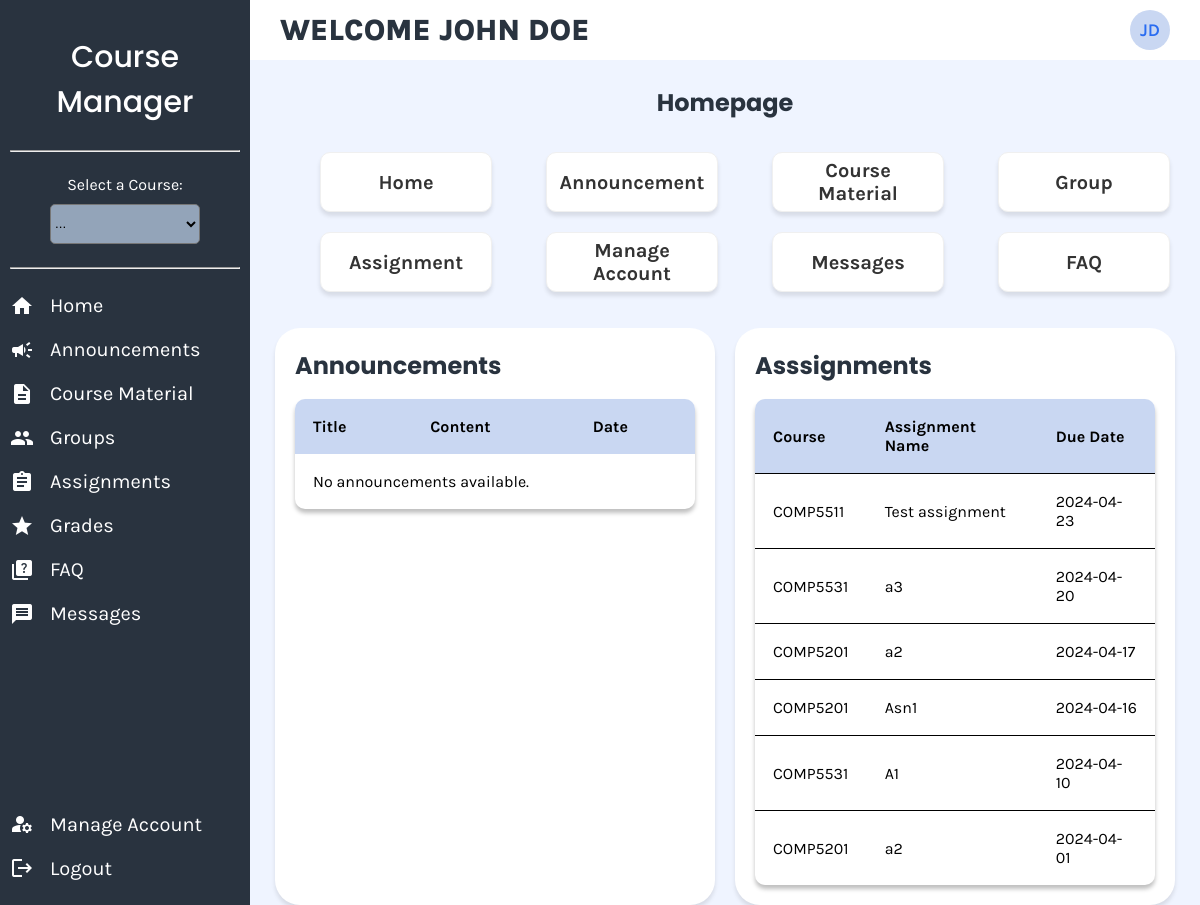
/professor.php (signed in), run on an earlier commit of the app's database.
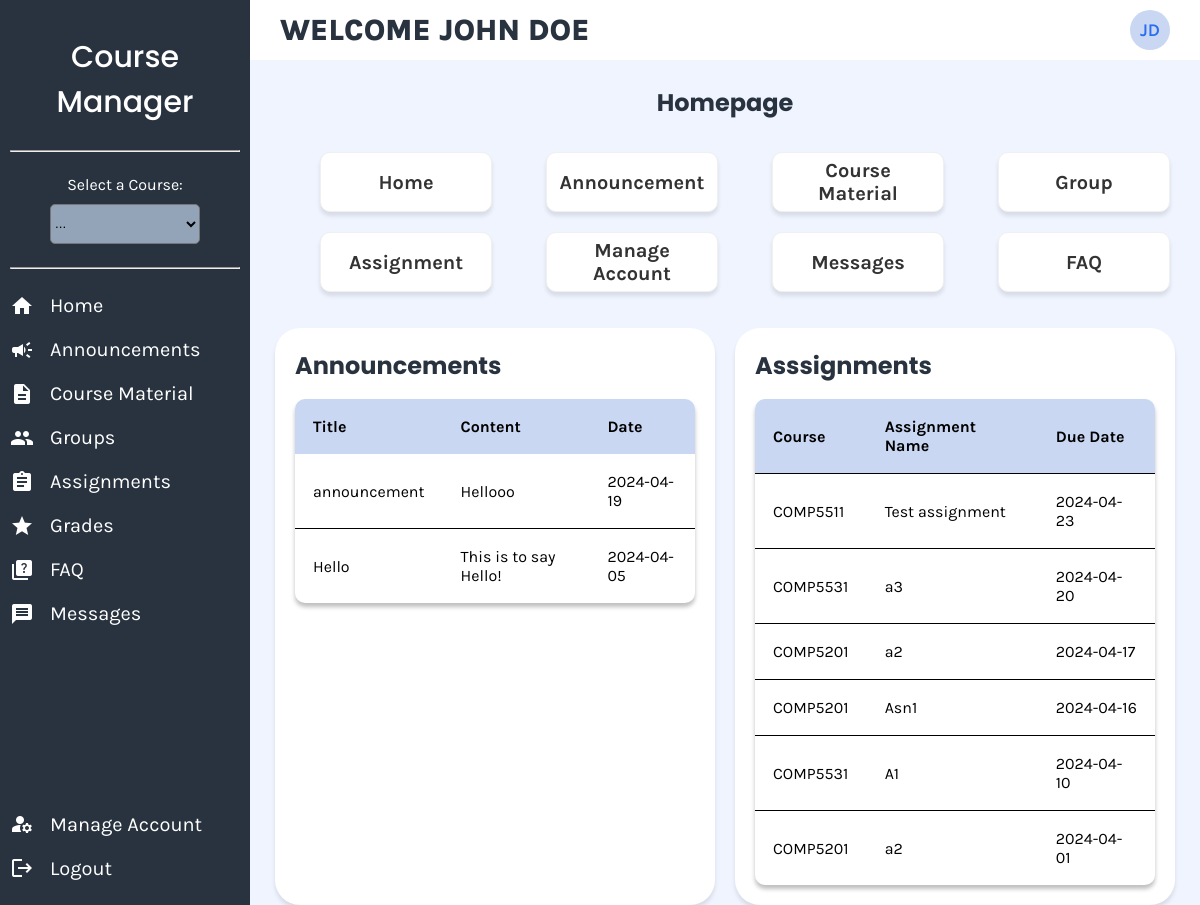
And on a later commit of the database.
### tables this page shows
CREATE TABLE IF NOT EXISTS `assignments` (
  `Title` VARCHAR(100) NOT NULL,
  `Weight` DECIMAL(10,0) NOT NULL,
  `Max Mark` DECIMAL(10,0) NOT NULL,
  `Post Date` DATE NOT NULL,
  `Due Date` DATE NOT NULL,
  `assign_id` INT NOT NULL AUTO_INCREMENT,
  `assign_instructions` TEXT NOT NULL,
  `course_id` INT NOT NULL,
  PRIMARY KEY (`assign_id`),
  KEY `course_id` (`course_id`),
  CONSTRAINT `assignments_ibfk_1` FOREIGN KEY (`course_id`) REFERENCES `courses` (`course_id`) ON DELETE CASCADE ON UPDATE CASCADE
);

CREATE TABLE IF NOT EXISTS `courses` (
  `course_id` INT NOT NULL AUTO_INCREMENT,
  `course_name` VARCHAR(150) NOT NULL,
  `course_code` VARCHAR(150) NOT NULL,
  `dept_name` VARCHAR(150) NOT NULL,
  `semester` VARCHAR(150) NOT NULL,
  `room_no` VARCHAR(150) NOT NULL,
  `instructor_name` VARCHAR(150) NOT NULL,
  PRIMARY KEY (`course_id`)
) AUTO_INCREMENT=4;

CREATE TABLE IF NOT EXISTS `announcements` (
  `announcement_id` int NOT NULL AUTO_INCREMENT,
  `title` varchar(255) NOT NULL,
  `content` text NOT NULL,
  `announcement_date` date NOT NULL,
  `userID` int NOT NULL,
  PRIMARY KEY (`announcement_id`) USING BTREE,
  KEY `userID` (`userID`) USING BTREE,
  CONSTRAINT `announcements_ibfk_1` FOREIGN KEY (`userID`) REFERENCES `user` (`userID`)
);

### professor.php (the view, shortened to what this page needs)
<?php
require 'header.php';
require 'sidebar.php';
$assignmentQuery = "SELECT a.*, c.course_code
                    FROM assignments a
                    INNER JOIN courses c ON a.course_id = c.course_id
                    ORDER BY a.`Due Date` DESC";
$assignmentResult = mysqli_query($conn, $assignmentQuery);
$query = "SELECT title, content, announcement_date, userID
          FROM announcements ORDER BY announcement_date DESC";
$result = mysqli_query($conn, $query);
?>
<!DOCTYPE html>
<html lang="en">
<head>
    <link rel="stylesheet" href="style.css">
</head>
<body>
    <main>
        <div class="container">
            <h1>Homepage</h1>
            <div class="tiles">
                <ul class="tiles">
                    <li>
                        <a href="index.php">Home</a>
                    </li>
                    <li>
                        <a href="#">Announcement</a>
                    </li>
                    <li>
                        <a href="course_material.php">Course Material</a>
                    </li>
                    <li>
                        <a href="groups.php">Group</a>
                    </li>
                    <li>
                        <a href="assignment.php">Assignment</a>
                    </li>
                    <li>
                        <a href="manage_account.php">Manage Account</a>
                    </li>
                    <li>
                        <a href="messages.php">Messages</a>
                    </li>
                    <li>
                        <a href="FAQ.php">FAQ</a>
                    </li>
                </ul>
            </div>
            <div class="general-tile">
                <div class="mid-tile">
                    <h1 class="mid-content">Announcements</h1>
                    <table>
                        <thead>
                            <tr>
                                <th>Title</th>
                                <th>Content</th>
                                <th>Date</th>
                            </tr>
                        </thead>
                        <tbody>
                            <?php
                            if ($result && mysqli_num_rows($result) > 0) {
                                while ($row = mysqli_fetch_assoc($result)) {
                                    echo "<tr>";
                                    echo "<td>" . htmlspecialchars($row['title']) . "</td>";
                                    echo "<td>" . nl2br(htmlspecialchars($row['content'])) . "</td>";
                                    echo "<td>" . htmlspecialchars($row['announcement_date']) . "</td>";
                                    echo "</tr>";
                                }
                            } else {
                                echo "<tr><td colspan='4'>No announcements available.</td></tr>";
                            }
                            ?>
                        </tbody>
                    </table>
                </div>
                <div class="mid-tile">
                    <h1 class="mid-content">Asssignments</h1>
                    <table>
                        <tr>
                            <th>Course</th>
                            <th>Assignment Name</th>
                            <th>Due Date</th>
                        </tr>
                        <?php
                        while ($row = mysqli_fetch_assoc($assignmentResult)) {
                            echo "<tr>";
                            echo "<td>" . $row['course_code'] . '</td>';
                            echo "<td>" . $row['Title'] . '</td>';
                            echo '<td>' . $row['Due Date'] . '</td>';
                            echo "</tr>";
                        }
                        ?>
                    </table>
                </div>
            </div>
        </div>
    </main>
</body>
</html>

What changed in the data, as far as the page shows it:
added announcements: title "announcement", content "Hellooo", announcement_date "2024-04-19"
added announcements: title "Hello", content "This is to say Hello!", announcement_date "2024-04-05"
Also different on the page:
text no longer shown: "No announcements available."
